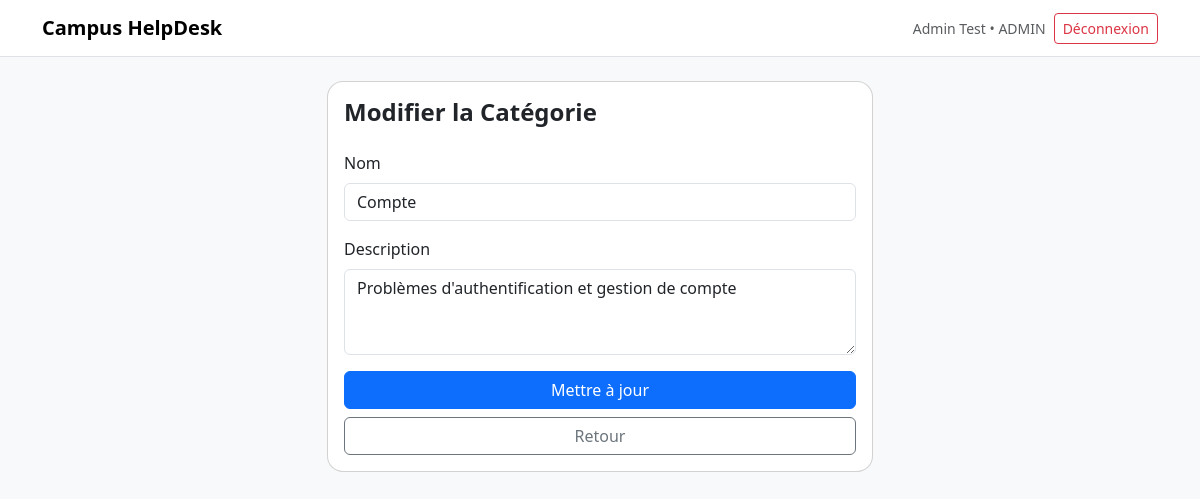
Page /public/index.php?route=admin-category-edit&id=2 (signed in) on the committed database.
### tables this page shows
CREATE TABLE categories (
  id INT AUTO_INCREMENT PRIMARY KEY,
  nom VARCHAR(100) NOT NULL UNIQUE,
  description TEXT,
  created_at DATETIME NOT NULL DEFAULT CURRENT_TIMESTAMP,
  updated_at DATETIME NOT NULL DEFAULT CURRENT_TIMESTAMP ON UPDATE CURRENT_TIMESTAMP
);

### app/core/View.php (called while the page is built, shortened)
<?php
class View {
  public static function render($view, $data = array()) {
    require __DIR__ . '/../views/layouts/main.php';
  }
}

### app/controllers/AdminController.php (called while the page is built, shortened)
<?php
require_once __DIR__ . '/../core/View.php';
require_once __DIR__ . '/../models/CategoryModel.php';
class AdminController {
  public function categoryEdit() {
    $id = isset($_GET['id']) ? intval($_GET['id']) : 0;
    $category = (new CategoryModel())->findById($id);
    $error = null;
    $success = null;
    View::render('admin/category-edit', ['title' => 'Modifier la Catégorie', 'category' => $category, 'error' => $error, 'success' => $success]);
  }
}

### public/index.php (called while the page is built, shortened)
<?php
require_once __DIR__ . '/../app/controllers/AdminController.php';
$route = isset($_GET['route']) ? $_GET['route'] : '';
Router::dispatch($route);

### app/core/Database.php (called while the page is built)
<?php
class Database {
  private static $pdo = null;
  public static function pdo() {
    if (self::$pdo === null) {
      $dsn = 'mysql:host=127.0.0.1;dbname=campus_helpdesk;charset=utf8mb4';
      self::$pdo = new PDO($dsn, 'root', 'root', array(
        PDO::ATTR_ERRMODE => PDO::ERRMODE_EXCEPTION,
        PDO::ATTR_DEFAULT_FETCH_MODE => PDO::FETCH_ASSOC,
        PDO::ATTR_EMULATE_PREPARES => false,
      ));
    }
    return self::$pdo;
  }
}

### app/models/CategoryModel.php (called while the page is built, shortened)
<?php
require_once __DIR__ . '/../core/Database.php';
class CategoryModel {
  public function findById($id) {
    $stmt = Database::pdo()->prepare(
      'SELECT id, nom, description FROM categories WHERE id = :id LIMIT 1'
    );
    $stmt->execute(array('id' => $id));
    return $stmt->fetch();
  }
}

### app/views/admin/category-edit.php (the view, shortened to what this page needs)
<div class="row">
  <div class="col-md-6 offset-md-3">
    <div class="card">
      <div class="card-body">
        <h1 class="h4 fw-bold mb-4">Modifier la Catégorie</h1>
        <form method="post" action="index.php?route=admin-category-edit&id=<?php echo intval($category['id']); ?>">
          <div class="mb-3">
            <label class="form-label">Nom</label>
            <input type="text" name="nom" class="form-control" value="<?php echo htmlspecialchars($category['nom']); ?>" required>
          </div>
          <div class="mb-3">
            <label class="form-label">Description</label>
            <textarea name="description" class="form-control" rows="3"><?php echo htmlspecialchars($category['description'] ?? ''); ?></textarea>
          </div>
          <div class="d-grid gap-2">
            <button type="submit" class="btn btn-primary">Mettre à jour</button>
            <a href="index.php?route=admin-categories" class="btn btn-outline-secondary">Retour</a>
          </div>
        </form>
      </div>
    </div>
  </div>
</div>

### public/assets/css/style.css (style rules this page uses)
:root { --radius: 16px; }
.card { border-radius: var(--radius); }

### rows in the picture
categories: nom "Compte", description "Problèmes d'authentification et gestion de compte"

### other values in the picture
$u['nom'] "Admin Test"
$u['role'] "ADMIN"
